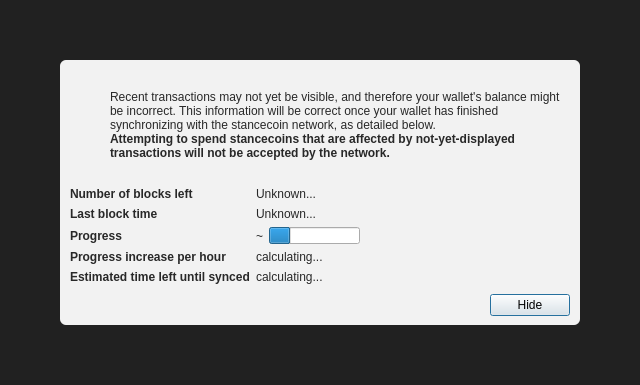
<?xml version="1.0" encoding="UTF-8"?>
<ui version="4.0">
 <class>ModalOverlay</class>
 <widget class="ModalOverlay" name="ModalOverlay">
  <property name="geometry">
   <rect>
    <x>0</x>
    <y>0</y>
    <width>640</width>
    <height>385</height>
   </rect>
  </property>
  <property name="windowTitle">
   <string>Form</string>
  </property>
  <layout class="QVBoxLayout" name="verticalLayout" stretch="0">
   <property name="sizeConstraint">
    <enum>QLayout::SetDefaultConstraint</enum>
   </property>
   <property name="leftMargin">
    <number>0</number>
   </property>
   <property name="topMargin">
    <number>0</number>
   </property>
   <property name="rightMargin">
    <number>0</number>
   </property>
   <property name="bottomMargin">
    <number>0</number>
   </property>
   <item>
    <widget class="QWidget" name="bgWidget" native="true">
     <property name="styleSheet">
      <string notr="true">#bgWidget { background: rgba(0,0,0,220); }</string>
     </property>
     <layout class="QVBoxLayout" name="verticalLayoutMain" stretch="1">
      <property name="leftMargin">
       <number>60</number>
      </property>
      <property name="topMargin">
       <number>60</number>
      </property>
      <property name="rightMargin">
       <number>60</number>
      </property>
      <property name="bottomMargin">
       <number>60</number>
      </property>
      <item>
       <widget class="QWidget" name="contentWidget" native="true">
        <property name="styleSheet">
         <string notr="true">#contentWidget { background: rgba(255,255,255,240); border-radius: 6px; }

QLabel { color: rgb(40,40,40);  }</string>
        </property>
        <layout class="QVBoxLayout" name="verticalLayoutSub" stretch="1,0,0,0">
         <property name="spacing">
          <number>0</number>
         </property>
         <property name="leftMargin">
          <number>10</number>
         </property>
         <property name="topMargin">
          <number>10</number>
         </property>
         <property name="rightMargin">
          <number>10</number>
         </property>
         <property name="bottomMargin">
          <number>10</number>
         </property>
         <item>
          <layout class="QHBoxLayout" name="horizontalLayoutIconText" stretch="0,1">
           <property name="topMargin">
            <number>20</number>
           </property>
           <item>
            <layout class="QVBoxLayout" name="verticalLayoutIcon">
             <property name="leftMargin">
              <number>0</number>
             </property>
             <item>
              <widget class="QPushButton" name="warningIcon">
               <property name="enabled">
                <bool>false</bool>
               </property>
               <property name="text">
                <string/>
               </property>
               <property name="icon">
                <iconset>
                 <normaloff>:/icons/warning</normaloff>
                 <disabledoff>:/icons/warning</disabledoff>:/icons/warning</iconset>
               </property>
               <property name="iconSize">
                <size>
                 <width>48</width>
                 <height>48</height>
                </size>
               </property>
               <property name="flat">
                <bool>true</bool>
               </property>
              </widget>
             </item>
             <item>
              <spacer name="verticalSpacerWarningIcon">
               <property name="orientation">
                <enum>Qt::Vertical</enum>
               </property>
               <property name="sizeHint" stdset="0">
                <size>
                 <width>20</width>
                 <height>40</height>
                </size>
               </property>
              </spacer>
             </item>
            </layout>
           </item>
           <item>
            <layout class="QVBoxLayout" name="verticalLayoutInfoText">
             <property name="leftMargin">
              <number>0</number>
             </property>
             <property name="topMargin">
              <number>0</number>
             </property>
             <item>
              <widget class="QLabel" name="infoText">
               <property name="text">
                <string>Recent transactions may not yet be visible, and therefore your wallet's balance might be incorrect. This information will be correct once your wallet has finished synchronizing with the stancecoin network, as detailed below.</string>
               </property>
               <property name="textFormat">
                <enum>Qt::RichText</enum>
               </property>
               <property name="wordWrap">
                <bool>true</bool>
               </property>
              </widget>
             </item>
             <item>
              <widget class="QLabel" name="infoTextStrong">
               <property name="font">
                <font>
                 <weight>75</weight>
                 <bold>true</bold>
                </font>
               </property>
               <property name="text">
                <string>Attempting to spend stancecoins that are affected by not-yet-displayed transactions will not be accepted by the network.</string>
               </property>
               <property name="textFormat">
                <enum>Qt::RichText</enum>
               </property>
               <property name="wordWrap">
                <bool>true</bool>
               </property>
              </widget>
             </item>
             <item>
              <spacer name="verticalSpacerInTextSpace">
               <property name="orientation">
                <enum>Qt::Vertical</enum>
               </property>
               <property name="sizeHint" stdset="0">
                <size>
                 <width>20</width>
                 <height>40</height>
                </size>
               </property>
              </spacer>
             </item>
            </layout>
           </item>
          </layout>
         </item>
         <item>
          <spacer name="verticalSpacerAfterText">
           <property name="orientation">
            <enum>Qt::Vertical</enum>
           </property>
           <property name="sizeHint" stdset="0">
            <size>
             <width>20</width>
             <height>40</height>
            </size>
           </property>
          </spacer>
         </item>
         <item>
          <layout class="QFormLayout" name="formLayout">
           <property name="fieldGrowthPolicy">
            <enum>QFormLayout::FieldsStayAtSizeHint</enum>
           </property>
           <property name="horizontalSpacing">
            <number>6</number>
           </property>
           <property name="verticalSpacing">
            <number>6</number>
           </property>
           <property name="topMargin">
            <number>10</number>
           </property>
           <item row="0" column="0">
            <widget class="QLabel" name="labelNumberOfBlocksLeft">
             <property name="font">
              <font>
               <weight>75</weight>
               <bold>true</bold>
              </font>
             </property>
             <property name="text">
              <string>Number of blocks left</string>
             </property>
            </widget>
           </item>
           <item row="0" column="1">
            <widget class="QLabel" name="numberOfBlocksLeft">
             <property name="text">
              <string>Unknown...</string>
             </property>
            </widget>
           </item>
           <item row="1" column="0">
            <widget class="QLabel" name="labelLastBlockTime">
             <property name="font">
              <font>
               <weight>75</weight>
               <bold>true</bold>
              </font>
             </property>
             <property name="text">
              <string>Last block time</string>
             </property>
            </widget>
           </item>
           <item row="1" column="1">
            <widget class="QLabel" name="newestBlockDate">
             <property name="sizePolicy">
              <sizepolicy hsizetype="Maximum" vsizetype="Preferred">
               <horstretch>0</horstretch>
               <verstretch>0</verstretch>
              </sizepolicy>
             </property>
             <property name="text">
              <string>Unknown...</string>
             </property>
            </widget>
           </item>
           <item row="2" column="0">
            <widget class="QLabel" name="labelSyncDone">
             <property name="font">
              <font>
               <weight>75</weight>
               <bold>true</bold>
              </font>
             </property>
             <property name="text">
              <string>Progress</string>
             </property>
            </widget>
           </item>
           <item row="2" column="1">
            <layout class="QHBoxLayout" name="horizontalLayoutSync" stretch="0,1">
             <item>
              <widget class="QLabel" name="percentageProgress">
               <property name="text">
                <string notr="true">~</string>
               </property>
              </widget>
             </item>
             <item>
              <widget class="QProgressBar" name="progressBar">
               <property name="value">
                <number>24</number>
               </property>
               <property name="format">
                <string/>
               </property>
              </widget>
             </item>
            </layout>
           </item>
           <item row="4" column="0">
            <widget class="QLabel" name="labelProgressIncrease">
             <property name="font">
              <font>
               <weight>75</weight>
               <bold>true</bold>
              </font>
             </property>
             <property name="text">
              <string>Progress increase per hour</string>
             </property>
            </widget>
           </item>
           <item row="4" column="1">
            <widget class="QLabel" name="progressIncreasePerH">
             <property name="text">
              <string>calculating...</string>
             </property>
            </widget>
           </item>
           <item row="5" column="0">
            <widget class="QLabel" name="labelEstimatedTimeLeft">
             <property name="font">
              <font>
               <weight>75</weight>
               <bold>true</bold>
              </font>
             </property>
             <property name="text">
              <string>Estimated time left until synced</string>
             </property>
            </widget>
           </item>
           <item row="5" column="1">
            <widget class="QLabel" name="expectedTimeLeft">
             <property name="text">
              <string>calculating...</string>
             </property>
            </widget>
           </item>
          </layout>
         </item>
         <item>
          <layout class="QHBoxLayout" name="horizontalLayoutButtons">
           <property name="leftMargin">
            <number>10</number>
           </property>
           <property name="topMargin">
            <number>10</number>
           </property>
           <item>
            <spacer name="horizontalSpacer">
             <property name="orientation">
              <enum>Qt::Horizontal</enum>
             </property>
             <property name="sizeHint" stdset="0">
              <size>
               <width>40</width>
               <height>20</height>
              </size>
             </property>
            </spacer>
           </item>
           <item>
            <widget class="QPushButton" name="closeButton">
             <property name="text">
              <string>Hide</string>
             </property>
             <property name="focusPolicy">
              <enum>Qt::StrongFocus</enum>
             </property>
             <property name="default">
              <bool>true</bool>
             </property>
            </widget>
           </item>
          </layout>
         </item>
        </layout>
       </widget>
      </item>
     </layout>
    </widget>
   </item>
  </layout>
 </widget>
 <customwidgets>
  <customwidget>
   <class>ModalOverlay</class>
   <extends>QWidget</extends>
   <header>qt/modaloverlay.h</header>
   <container>1</container>
  </customwidget>
 </customwidgets>
 <resources/>
 <connections/>
</ui>
